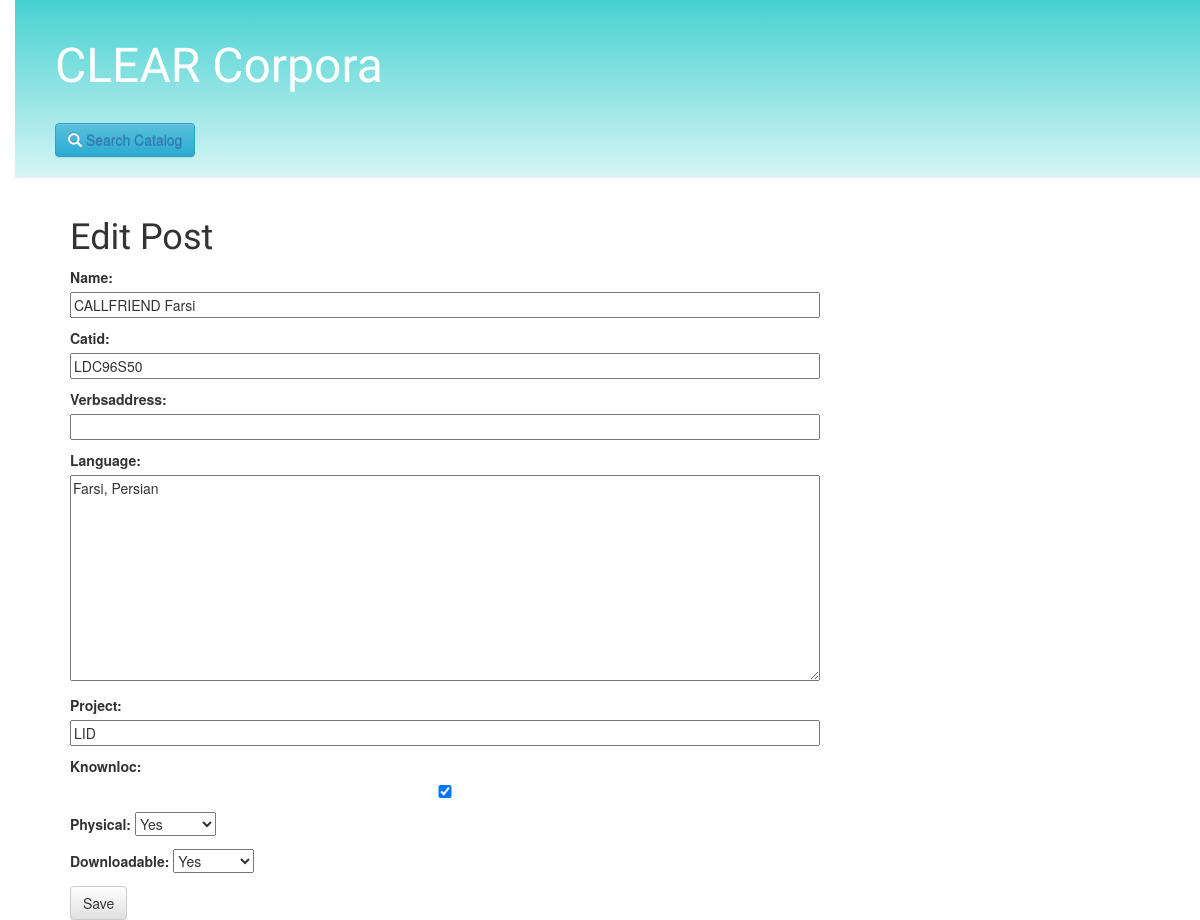
Page /post/950/edit/ on the committed database.
### corpusbank/models.py (models this page shows)
class Corpusobject(models.Model):
    catid = models.CharField(max_length=30)
    name = models.CharField(max_length=100)
    knownloc = models.BooleanField()
    physical = models.NullBooleanField()
    verbsaddress = models.CharField(max_length=200, blank=True)
    downloadable = models.NullBooleanField()
    project = models.CharField(max_length=50, blank=True)
    corpustype = models.CharField(max_length=50, blank=True)
    language = models.TextField(blank=True)

### corpusbank/views.py (the view)
# urls.py: url(r'^post/(?P<pk>\d+)/edit/$', views.post_edit, name='post_edit'),
def post_edit(request, pk):
    post = get_object_or_404(Corpusobject, pk=pk)
    if request.method == "POST":
        form = PostForm(request.POST, instance=post)
        if form.is_valid():
            post = form.save(commit=False)
            post.save()
            return redirect('post_detail', pk=post.pk)
    else:
        form = PostForm(instance=post)
    return render(request, 'corpusbank/post_edit.html', {'form': form})

### corpusbank/forms.py
class PostForm(forms.ModelForm):
    class Meta:
        model = Corpusobject
        fields = ('name', 'catid', 'verbsaddress', 'language', 'project', 'knownloc', 'physical', 'downloadable', 'project')

### corpusbank/templates/corpusbank/post_edit.html
{% extends 'corpusbank/base.html' %}
{% block content %}
    <h1>Edit Post</h1>
    <form method="POST" class="post-form">{% csrf_token %}
        {{ form.as_p }}
        <button type="submit" class="save btn btn-default">Save</button>
    </form>
{% endblock %}

### corpusbank/static/css/corpora.css (style rules this page uses)
h1, h2, h3, h4 { font-family: 'Lobster', cursive; }
.post-form textarea, .post-form input { width: 100%; }
body { padding-left: 15px; }

### rows in the picture
Corpusobject: name "CALLFRIEND Farsi", catid "LDC96S50", language "Farsi, Persian", project "LID", knownloc "☑", physical "Yes", downloadable "Yes"
